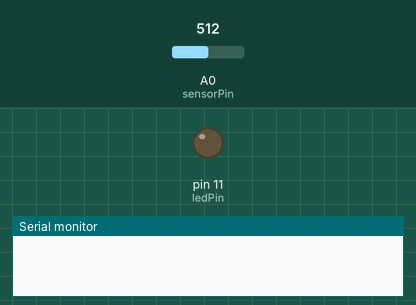
This sketch was run on a simulated Arduino Uno, built with avr-gcc and run on an emulated ATmega328P. On the bench: output pins drawn as LEDs (lit = HIGH), the last lines printed to the serial monitor. The inputs (shaded band) are chosen by the test bench; at power-on: A0 (sensorPin) = 512.

Above: at 3.4 s.
3.5 s: A0 (sensorPin) set to 716
At 4.3 s:
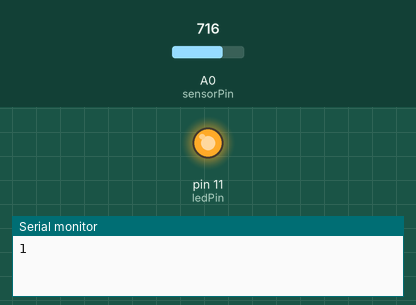
Timing chart, 0 to 6.5 s (numbered marks = the images above; inputs shaded):
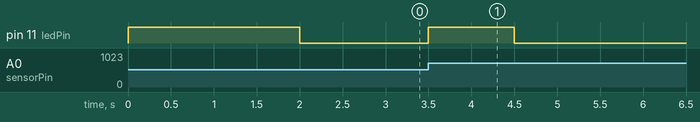

The sketch:

TrafficCounter.ino
```cpp
int sensorPin = A0;
int ledPin = 11;
int sensorValue = 0;
float averageValue = 0;
int count=0;
void setup() {

  Serial.begin(9600);
  pinMode(ledPin, OUTPUT);
  digitalWrite(sensorPin, HIGH);

}

void loop() {
  // read the value from the sensor:
  sensorValue = analogRead(sensorPin);

  if(millis()<2000)
  {
      averageValue +=((float)sensorValue-averageValue)/10.f;

      digitalWrite(ledPin,HIGH);


  }else
  {

    if(sensorValue>averageValue +4){
      count++;
      Serial.println(count);
      averageValue =sensorValue+10;

      digitalWrite(ledPin,HIGH);
      delay(1000);
    }
    else
    {

        digitalWrite(ledPin,LOW);
        averageValue +=((float)sensorValue-averageValue)/100.f;
    }

  }
}
```

Measured:
- after the input at 3.5 s, pin 11 (ledPin): LOW → HIGH at once, → LOW 1.0 s later
